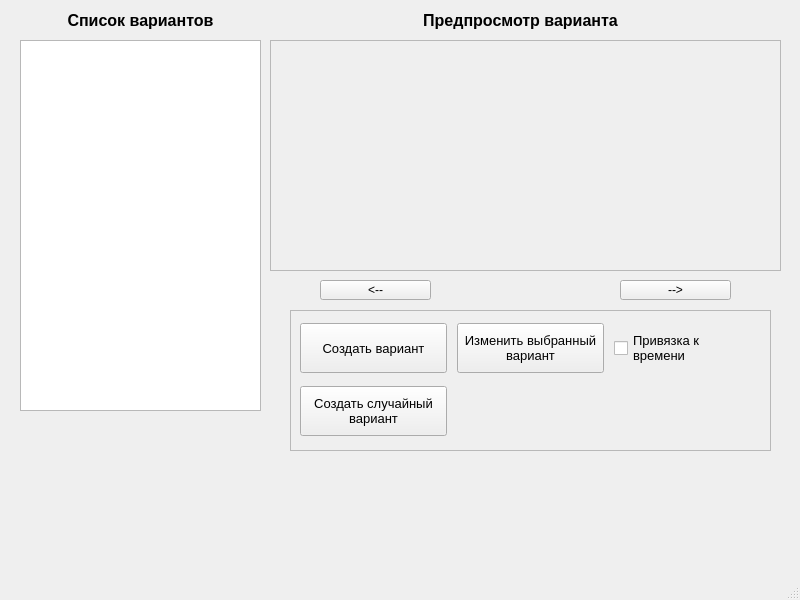
<?xml version="1.0" encoding="UTF-8"?>
<ui version="4.0">
 <class>mainWindow</class>
 <widget class="QMainWindow" name="mainWindow">
  <property name="geometry">
   <rect>
    <x>0</x>
    <y>0</y>
    <width>800</width>
    <height>600</height>
   </rect>
  </property>
  <property name="focusPolicy">
   <enum>Qt::NoFocus</enum>
  </property>
  <property name="windowTitle">
   <string>Генератор вариантов</string>
  </property>
  <widget class="QWidget" name="centralwidget">
   <widget class="QFrame" name="backgroundFrame">
    <property name="geometry">
     <rect>
      <x>270</x>
      <y>40</y>
      <width>511</width>
      <height>231</height>
     </rect>
    </property>
    <property name="frameShape">
     <enum>QFrame::StyledPanel</enum>
    </property>
    <property name="frameShadow">
     <enum>QFrame::Raised</enum>
    </property>
    <widget class="QLabel" name="preview">
     <property name="geometry">
      <rect>
       <x>0</x>
       <y>0</y>
       <width>511</width>
       <height>231</height>
      </rect>
     </property>
     <property name="text">
      <string/>
     </property>
    </widget>
   </widget>
   <widget class="QTableWidget" name="listTable">
    <property name="geometry">
     <rect>
      <x>20</x>
      <y>40</y>
      <width>241</width>
      <height>371</height>
     </rect>
    </property>
   </widget>
   <widget class="QLabel" name="list">
    <property name="geometry">
     <rect>
      <x>20</x>
      <y>10</y>
      <width>241</width>
      <height>21</height>
     </rect>
    </property>
    <property name="font">
     <font>
      <pointsize>12</pointsize>
      <weight>75</weight>
      <bold>true</bold>
     </font>
    </property>
    <property name="text">
     <string>Список вариантов</string>
    </property>
    <property name="alignment">
     <set>Qt::AlignCenter</set>
    </property>
   </widget>
   <widget class="QLabel" name="previewExam">
    <property name="geometry">
     <rect>
      <x>400</x>
      <y>10</y>
      <width>241</width>
      <height>21</height>
     </rect>
    </property>
    <property name="font">
     <font>
      <pointsize>12</pointsize>
      <weight>75</weight>
      <bold>true</bold>
     </font>
    </property>
    <property name="text">
     <string>Предпросмотр варианта</string>
    </property>
    <property name="alignment">
     <set>Qt::AlignCenter</set>
    </property>
   </widget>
   <widget class="QToolButton" name="left">
    <property name="geometry">
     <rect>
      <x>320</x>
      <y>280</y>
      <width>111</width>
      <height>20</height>
     </rect>
    </property>
    <property name="text">
     <string>&lt;--</string>
    </property>
   </widget>
   <widget class="QToolButton" name="right">
    <property name="geometry">
     <rect>
      <x>620</x>
      <y>280</y>
      <width>111</width>
      <height>20</height>
     </rect>
    </property>
    <property name="text">
     <string>--&gt;</string>
    </property>
   </widget>
   <widget class="QFrame" name="backgroundFrame2">
    <property name="geometry">
     <rect>
      <x>290</x>
      <y>310</y>
      <width>481</width>
      <height>141</height>
     </rect>
    </property>
    <property name="frameShape">
     <enum>QFrame::StyledPanel</enum>
    </property>
    <property name="frameShadow">
     <enum>QFrame::Raised</enum>
    </property>
    <widget class="QWidget" name="gridLayoutWidget">
     <property name="geometry">
      <rect>
       <x>0</x>
       <y>0</y>
       <width>481</width>
       <height>141</height>
      </rect>
     </property>
     <layout class="QGridLayout" name="gridLayout">
      <property name="leftMargin">
       <number>10</number>
      </property>
      <property name="topMargin">
       <number>10</number>
      </property>
      <property name="rightMargin">
       <number>10</number>
      </property>
      <property name="bottomMargin">
       <number>10</number>
      </property>
      <property name="spacing">
       <number>10</number>
      </property>
      <item row="0" column="0">
       <widget class="QPushButton" name="create">
        <property name="minimumSize">
         <size>
          <width>100</width>
          <height>50</height>
         </size>
        </property>
        <property name="font">
         <font>
          <family>MS Shell Dlg 2</family>
          <pointsize>10</pointsize>
          <kerning>true</kerning>
         </font>
        </property>
        <property name="toolTip">
         <string/>
        </property>
        <property name="styleSheet">
         <string notr="true"/>
        </property>
        <property name="text">
         <string>Создать вариант</string>
        </property>
        <property name="default">
         <bool>false</bool>
        </property>
       </widget>
      </item>
      <item row="0" column="2">
       <widget class="QCheckBox" name="checkBox">
        <property name="minimumSize">
         <size>
          <width>0</width>
          <height>50</height>
         </size>
        </property>
        <property name="maximumSize">
         <size>
          <width>150</width>
          <height>50</height>
         </size>
        </property>
        <property name="font">
         <font>
          <pointsize>10</pointsize>
         </font>
        </property>
        <property name="text">
         <string>Привязка к
времени</string>
        </property>
       </widget>
      </item>
      <item row="1" column="0">
       <widget class="QPushButton" name="createRandom">
        <property name="minimumSize">
         <size>
          <width>0</width>
          <height>50</height>
         </size>
        </property>
        <property name="maximumSize">
         <size>
          <width>150</width>
          <height>50</height>
         </size>
        </property>
        <property name="font">
         <font>
          <pointsize>10</pointsize>
         </font>
        </property>
        <property name="text">
         <string>Создать случайный
вариант</string>
        </property>
       </widget>
      </item>
      <item row="0" column="1">
       <widget class="QPushButton" name="changeSelected">
        <property name="minimumSize">
         <size>
          <width>100</width>
          <height>50</height>
         </size>
        </property>
        <property name="font">
         <font>
          <family>MS Shell Dlg 2</family>
          <pointsize>10</pointsize>
          <kerning>true</kerning>
         </font>
        </property>
        <property name="toolTip">
         <string/>
        </property>
        <property name="styleSheet">
         <string notr="true"/>
        </property>
        <property name="text">
         <string>Изменить выбранный
вариант</string>
        </property>
        <property name="default">
         <bool>false</bool>
        </property>
       </widget>
      </item>
     </layout>
    </widget>
   </widget>
  </widget>
  <widget class="QMenuBar" name="menubar">
   <property name="geometry">
    <rect>
     <x>0</x>
     <y>0</y>
     <width>800</width>
     <height>22</height>
    </rect>
   </property>
  </widget>
  <widget class="QStatusBar" name="statusbar"/>
 </widget>
 <resources/>
 <connections/>
</ui>
